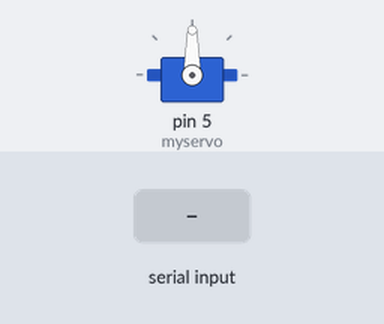
Simulated run of this sketch. Board: Arduino Uno, built with avr-gcc and run on an emulated ATmega328P. Shown: servo. The inputs (shaded band) are chosen by the test bench.

Above: at 1.2 s.
1.3 s: "a" received over Serial
At 2.2 s:
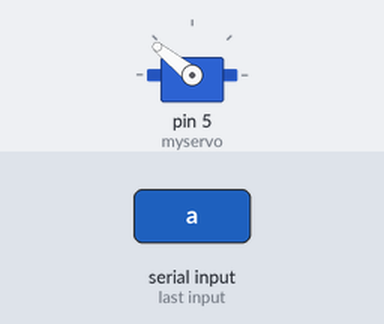
2.8 s: "b" received over Serial
At 3.3 s:
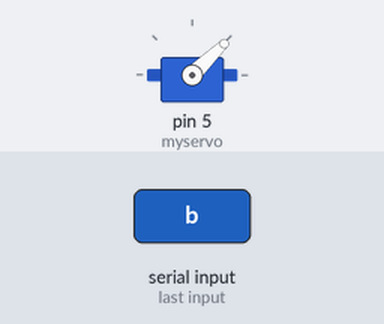
Timing chart, 0 to 5.8 s (numbered marks = the images above; inputs shaded):
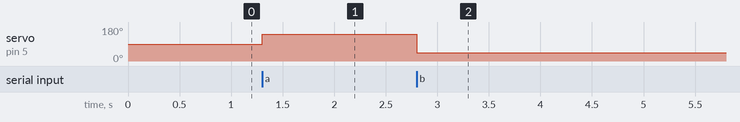

Measured:
- after the input at 1.3 s, servo on pin 5 (myservo): 90° → 141° at once
- after the input at 2.8 s, servo on pin 5 (myservo): 141° → 44° at once

The sketch:

ai_model_to_arduino.ino
```cpp
#include <Servo.h>

Servo myservo ;
int angle = 90;  // Initial angle

void setup() {
  myservo.attach(5);  // Attach the servo to pin 5
  Serial.begin(9600);
}

void loop() {
  if (Serial.available() > 0) {
    char command = Serial.read();


    if (command == 'a') {  // Command for apple
      myservo.writeMicroseconds(2000); // Set servo angle for red
    } else if (command == 'b') {  // Command for banana
      myservo.writeMicroseconds(1000); // Set servo angle for red
    }

  }
}
```
